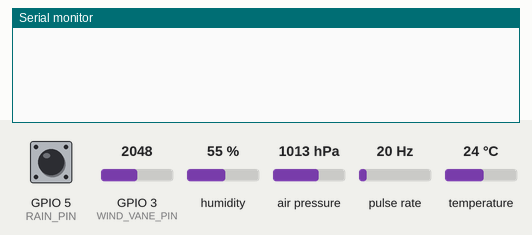
The sketch below on a simulated Seeed XIAO ESP32-C3. Shown: the last lines printed to the serial monitor. Wiring (inferred from the names in the program): pulse sensor: data GPIO 2. The inputs (shaded band) are chosen by the test bench; at power-on: air pressure 1013 hPa, GPIO 3 (WIND_VANE_PIN) = 2048, GPIO 5 (RAIN_PIN) HIGH, humidity 55 %, pulse rate 20 Hz, temperature 24 °C. WiFi joins after 1.5 s; servers stay silent unless stated; no MQTT or app messages arrive unless stated; not simulated (calls return 0 or success): secrets.h. At 5.2 s the program puts the board to deep sleep or switches it off; the recording ends there.

Above: at 0.8 s.
0.9 s: air pressure set to 952 hPa
At 2.4 s:
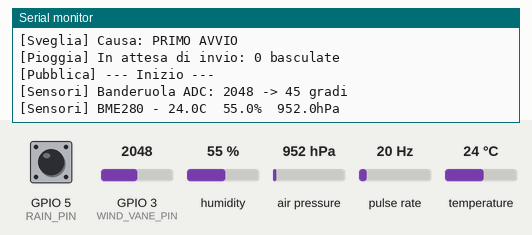
At 4.7 s:
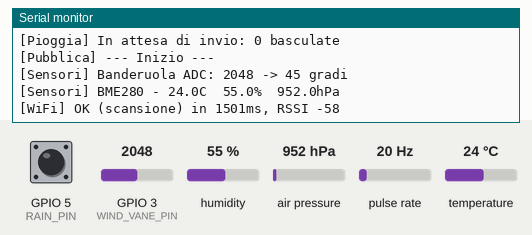

Measured:
- after the input at 0.9 s, the serial monitor: prints a new line after 1.1 s (image 1)

The sketch:

stazione_meteov1.0.1.ino
```cpp
/*
  ESP32-C3 (XIAO) - Stazione meteo solare (deep sleep)
  -----------------------------------------------------
  Novita' rispetto alla versione precedente:
   1. Backoff su errore WiFi/MQTT (60s, 2m, 5m, 10m, 15m) invece del
      retry ogni secondo.
   2. Watchdog software (esp_timer): se la fase sveglia dura piu' di
      WATCHDOG_SEC, il chip va in deep sleep forzato con backoff.
   3. Pluviometro: interrupt attivo per TUTTA la fase sveglia, contatore
      in RTC memory, pubblicazione con sottrazione dello snapshot
      (nessuna basculata persa durante WiFi/MQTT).
   4. Anemometro campionato MENTRE si connette il WiFi, con durata
      misurata realmente.
   5. WiFi veloce: canale + BSSID salvati in RTC e IP statico.

  Librerie: PubSubClient, ArduinoJson (v7), Adafruit BME280 + Unified Sensor
*/

#include <WiFi.h>
#include <PubSubClient.h>
#include <ArduinoJson.h>
#include <Wire.h>
#include <Adafruit_Sensor.h>
#include <Adafruit_BME280.h>
#include "driver/gpio.h"
#include "esp_sleep.h"
#include "esp_system.h"
#include "esp_timer.h"
#include <sys/time.h>
#include "secrets.h"

// Definito qui in alto: l'Arduino IDE genera i prototipi delle funzioni prima del
// primo codice, quindi un tipo usato come valore di ritorno deve essere gia' noto.
struct VaneReading { int adcValue; int degrees; };

// Metti 0 in produzione: niente Serial, niente delay di debug
#define DEBUG 1
#if DEBUG
  #define LOG(...) Serial.printf(__VA_ARGS__)
#else
  #define LOG(...)
#endif

// ---------- CONFIGURAZIONE DA MODIFICARE ----------


// IP statico: velocizza molto la connessione (niente DHCP)
const bool  USE_STATIC_IP = true;
IPAddress STATIC_IP(192, 168, 1, 254);
IPAddress GATEWAY  (192, 168, 1, 1);
IPAddress SUBNET   (255, 255, 255, 0);
IPAddress DNS      (192, 168, 1, 1);

const char* MQTT_HOST     = "192.168.1.11";
const int   MQTT_PORT     = 1883;
const char* MQTT_USER     = "esp32";


const char* DEVICE_ID = "esp32_meteo";
const char* FW_VERSION = "1.0.1";   // aggiornala a ogni build

// Intervallo di pubblicazione (900 = 15 minuti; metti 30 solo per i test)
const uint32_t PUBLISH_INTERVAL_SEC = 30;

// Backoff dopo un fallimento di WiFi/MQTT (secondi), poi resta sull'ultimo
const uint32_t BACKOFF_SEC[] = { 60, 120, 300, 600, 900 };
const int      BACKOFF_STEPS = sizeof(BACKOFF_SEC) / sizeof(BACKOFF_SEC[0]);

// Se la fase sveglia supera questo tempo, si forza il deep sleep
const uint32_t WATCHDOG_SEC = 40;

// Finestra minima di campionamento del vento (il WiFi gira in parallelo)
const uint32_t WIND_MIN_MS = 3000;

// Quota della stazione sul livello del mare, in metri (per la pressione ridotta)
const float ALTITUDE_M = 0.0;   // <-- METTI LA TUA QUOTA

// Pin (etichette XIAO ESP32-C3)
#define RAIN_PIN        5    // D3 - RTC-capable, sveglia dal deep sleep
#define WIND_PIN        2    // D0 - impulsi anemometro
#define WIND_VANE_PIN   3    // D1 - ADC banderuola (punto centrale del partitore)
#define VANE_POWER_PIN  10   // D10 - alimenta il partitore solo durante la lettura
#define I2C_SDA_PIN     6    // D4
#define I2C_SCL_PIN     7    // D5

// Tempo di assestamento del partitore dopo l'accensione (alza a 20 se il cavo e' lungo)
const uint32_t VANE_SETTLE_MS = 20;

// Calibrazione (valori tipici SparkFun/Argent, DA VERIFICARE)
const float WIND_KMH_PER_PULSE_PER_SEC = 2.4;
const float RAIN_MM_PER_TIP            = 0.2794;
// ----------------------------------------------------

WiFiClient espClient;
PubSubClient mqtt(espClient);
Adafruit_BME280 bme;

String dataTopic         = String(DEVICE_ID) + "/data";

// ---------- Stato che sopravvive al deep sleep ----------
RTC_DATA_ATTR volatile uint32_t rainPulses = 0;      // basculate non ancora pubblicate
RTC_DATA_ATTR volatile uint32_t rainTotalPulses = 0; // totale cumulativo (mai azzerato)
RTC_DATA_ATTR int64_t  lastPublishUs = 0;            // ultima pubblicazione riuscita (per la media)
RTC_DATA_ATTR volatile int64_t lastTipRtcUs = 0;     // istante dell'ultima basculata
RTC_DATA_ATTR volatile int64_t minTipIntervalUs = INT64_MAX; // intervallo minimo tra due basculate (per l'intensita' di picco)
RTC_DATA_ATTR int64_t  nextAttemptUs = 0;            // quando tentare la prossima pubblicazione
RTC_DATA_ATTR uint32_t seq = 0;                      // numero di sequenza delle pubblicazioni riuscite
RTC_DATA_ATTR bool     wdtFired = false;             // il watchdog software ha forzato lo sleep
RTC_DATA_ATTR char     pendingReset[16] = "";        // causa di reset ancora da comunicare
RTC_DATA_ATTR uint8_t  failCount = 0;                // fallimenti consecutivi
RTC_DATA_ATTR uint8_t  wifiBssid[6];
RTC_DATA_ATTR uint8_t  wifiChannel = 0;
RTC_DATA_ATTR bool     wifiSaved = false;

// ---------- ISR ----------
// Anemometro: totale impulsi + conteggio per ogni secondo (per la raffica)
const int WIND_BUCKETS = 16;                  // finestra massima coperta: 16 s
volatile uint32_t windPulsesSample = 0;
volatile uint16_t windBuckets[WIND_BUCKETS];
volatile uint32_t windStartUs = 0;
volatile uint32_t lastRainUs = 0;

void IRAM_ATTR onWindPulse() {
  windPulsesSample++;
  uint32_t idx = (micros() - windStartUs) / 1000000UL;
  if (idx < WIND_BUCKETS) windBuckets[idx]++;
}

// Differenza RTC_time - esp_timer al boot: permette di avere nell'ISR un
// orologio coerente con quello che sopravvive al deep sleep
volatile int64_t rtcOffsetUs = 0;

// Registra l'istante di una basculata e tiene l'intervallo minimo
inline void IRAM_ATTR registerTipTime(int64_t nowRtcUs) {
  if (lastTipRtcUs > 0) {
    int64_t dt = nowRtcUs - lastTipRtcUs;
    if (dt > 50000 && dt < minTipIntervalUs) minTipIntervalUs = dt;
  }
  lastTipRtcUs = nowRtcUs;
}

void IRAM_ATTR onRainPulse() {
  uint32_t now = micros();
  if (now - lastRainUs > 50000) {   // debounce 50 ms
    rainPulses++;
    rainTotalPulses++;
    lastRainUs = now;
    registerTipTime(rtcOffsetUs + esp_timer_get_time());
  }
}

esp_timer_handle_t watchdogTimer = nullptr;

// ---------- Utilita' ----------
int64_t getRtcTimeUs() {
  struct timeval tv;
  gettimeofday(&tv, nullptr);
  return (int64_t)tv.tv_sec * 1000000LL + (int64_t)tv.tv_usec;
}

uint32_t backoffSeconds() {
  int idx = (int)failCount - 1;
  if (idx < 0) idx = 0;
  if (idx >= BACKOFF_STEPS) idx = BACKOFF_STEPS - 1;
  return BACKOFF_SEC[idx];
}

// ---------- Banderuola ----------
VaneReading vaneTable[16] = {
  { 952,   0 }, {2472,  23 }, {2250,  45 }, {3760,  68 },
  {3723,  90 }, {3831, 113 }, {3357, 135 }, {3589, 158 },
  {2946, 180 }, {3116, 203 }, {1575, 225 }, {1698, 248 },
  { 315, 270 }, { 786, 293 }, { 445, 315 }, {1053, 338 }
};

VaneReading readWindVane() {
  // Alimenta il partitore, aspetta che si assesti, legge, poi lo spegne
  pinMode(VANE_POWER_PIN, OUTPUT);
  digitalWrite(VANE_POWER_PIN, HIGH);
  delay(VANE_SETTLE_MS);

  analogSetAttenuation(ADC_11db);
  uint32_t sum = 0;
  for (int i = 0; i < 8; i++) { sum += analogRead(WIND_VANE_PIN); delayMicroseconds(200); }
  int raw = sum / 8;

  digitalWrite(VANE_POWER_PIN, LOW);   // nessuna corrente nel partitore fino alla prossima lettura

  int bestDelta = 99999;
  VaneReading best = vaneTable[0];
  for (int i = 0; i < 16; i++) {
    int delta = abs(raw - vaneTable[i].adcValue);
    if (delta < bestDelta) { bestDelta = delta; best = vaneTable[i]; }
  }
  LOG("[Sensori] Banderuola ADC: %d -> %d gradi\n", raw, best.degrees);
  return best;
}

// ---------- Deep sleep ----------
// Unico punto di ingresso in deep sleep. Chiamabile anche dal watchdog.
void enterDeepSleep(int64_t sleepUs) {
  if (sleepUs < 1000000LL) sleepUs = 1000000LL;   // minimo 1 s

  // Aspetta che il reed si riapra (l'interrupt e' ancora attivo, quindi
  // eventuali rimbalzi vengono contati): evita il doppio conteggio al wake.
  unsigned long t = millis();
  while (digitalRead(RAIN_PIN) == LOW && millis() - t < 200) delay(2);

  detachInterrupt(digitalPinToInterrupt(RAIN_PIN));

  pinMode(RAIN_PIN, INPUT_PULLUP);
  esp_err_t err = esp_deep_sleep_enable_gpio_wakeup(1ULL << RAIN_PIN, ESP_GPIO_WAKEUP_GPIO_LOW);
  LOG("[SLEEP] GPIO wake config: %s, pin=%d livello=%d\n", esp_err_to_name(err), RAIN_PIN, digitalRead(RAIN_PIN));
  esp_sleep_enable_timer_wakeup((uint64_t)sleepUs);

  LOG("[Sleep] Deep sleep per max %llds (prima se piove)\n", sleepUs / 1000000LL);
#if DEBUG
  Serial.flush();
#endif
  esp_deep_sleep_start();
}

// Imposta il prossimo tentativo dopo un fallimento e dorme
void scheduleRetryAndSleep() {
  failCount++;
  uint32_t wait = backoffSeconds();
  nextAttemptUs = getRtcTimeUs() + (int64_t)wait * 1000000LL;
  LOG("[Retry] Fallimento #%u, riprovo tra %us\n", failCount, wait);
  enterDeepSleep((int64_t)wait * 1000000LL);
}

// Dorme fino alla prossima pubblicazione gia' programmata
void sleepUntilNextAttempt() {
  int64_t remainingUs = nextAttemptUs - getRtcTimeUs();
  // Protezione: se l'orologio e' andato fuori fase, ricomincia da un intervallo
  int64_t maxUs = (int64_t)((PUBLISH_INTERVAL_SEC > 900 ? PUBLISH_INTERVAL_SEC : 900)) * 1000000LL;
  if (remainingUs > maxUs) remainingUs = (int64_t)PUBLISH_INTERVAL_SEC * 1000000LL;
  enterDeepSleep(remainingUs);
}

// ---------- Watchdog ----------
void watchdogCallback(void*) {
  LOG("[WATCHDOG] Fase sveglia troppo lunga, forzo deep sleep\n");
  wdtFired = true;
  scheduleRetryAndSleep();
}

void startWatchdog() {
  esp_timer_create_args_t args = {};
  args.callback = &watchdogCallback;
  args.name = "awake_wdt";
  esp_timer_create(&args, &watchdogTimer);
  esp_timer_start_once(watchdogTimer, (uint64_t)WATCHDOG_SEC * 1000000ULL);
}

void stopWatchdog() {
  if (watchdogTimer) esp_timer_stop(watchdogTimer);
}

// ---------- WiFi / MQTT ----------
bool connectWiFiFast() {
  WiFi.persistent(false);
  WiFi.mode(WIFI_STA);
  if (USE_STATIC_IP) WiFi.config(STATIC_IP, GATEWAY, SUBNET, DNS);

  for (int attempt = 0; attempt < 2; attempt++) {
    bool fast = (wifiSaved && attempt == 0);
    if (fast) WiFi.begin(WIFI_SSID, WIFI_PASSWORD, wifiChannel, wifiBssid, true);
    else      WiFi.begin(WIFI_SSID, WIFI_PASSWORD);

    unsigned long t = millis();
    while (WiFi.status() != WL_CONNECTED && millis() - t < 8000) delay(10);

    if (WiFi.status() == WL_CONNECTED) {
      memcpy(wifiBssid, WiFi.BSSID(), 6);
      wifiChannel = WiFi.channel();
      wifiSaved = true;
      LOG("[WiFi] OK (%s) in %lums, RSSI %d\n", fast ? "veloce" : "scansione",
          millis() - t, WiFi.RSSI());
      return true;
    }
    // il BSSID salvato non vale piu': riprova con scansione completa
    wifiSaved = false;
    WiFi.disconnect();
    if (!fast) break;   // la scansione completa e' gia' stata provata
  }
  LOG("[WiFi] FALLITO\n");
  return false;
}

bool connectMQTT() {
  mqtt.setServer(MQTT_HOST, MQTT_PORT);
  mqtt.setSocketTimeout(5);
  mqtt.setBufferSize(512);   // il default (256) e' troppo piccolo per il payload
  for (int i = 0; i < 3 && !mqtt.connected(); i++) {
    mqtt.connect(DEVICE_ID, MQTT_USER, MQTT_PASSWORD);
    if (!mqtt.connected()) delay(500);
  }
  LOG(mqtt.connected() ? "[MQTT] OK\n" : "[MQTT] FALLITO (rc=%d)\n", mqtt.state());
  return mqtt.connected();
}

// ---------- Ciclo completo. Ritorna true se la pubblicazione e' riuscita ----------
bool readAndPublish() {
  LOG("\n[Pubblica] --- Inizio ---\n");

  // 1) Sensori veloci prima di accendere la radio
  VaneReading vane = readWindVane();

  float temperature = NAN, humidity = NAN, pressure = NAN;
  Wire.begin(I2C_SDA_PIN, I2C_SCL_PIN);
  if (bme.begin(0x76) || bme.begin(0x77)) {
    bme.setSampling(Adafruit_BME280::MODE_FORCED,
                    Adafruit_BME280::SAMPLING_X1,
                    Adafruit_BME280::SAMPLING_X1,
                    Adafruit_BME280::SAMPLING_X1,
                    Adafruit_BME280::FILTER_OFF);
    bme.takeForcedMeasurement();
    temperature = bme.readTemperature();
    humidity    = bme.readHumidity();
    pressure    = bme.readPressure() / 100.0F;
    LOG("[Sensori] BME280 - %.1fC  %.1f%%  %.1fhPa\n", temperature, humidity, pressure);
  } else {
    LOG("[Sensori] ATTENZIONE: BME280 non trovato\n");
  }

  // 2) Vento: l'interrupt conta mentre il WiFi si connette
  windPulsesSample = 0;
  for (int i = 0; i < WIND_BUCKETS; i++) windBuckets[i] = 0;
  windStartUs = micros();
  pinMode(WIND_PIN, INPUT_PULLUP);
  attachInterrupt(digitalPinToInterrupt(WIND_PIN), onWindPulse, FALLING);
  uint32_t t0 = millis();

  bool wifiOk = connectWiFiFast();

  while (millis() - t0 < WIND_MIN_MS) delay(10);       // finestra minima
  uint32_t dtMs = millis() - t0;
  detachInterrupt(digitalPinToInterrupt(WIND_PIN));
  uint32_t windPulses = windPulsesSample;

  float windSpeedKmh = (windPulses / (dtMs / 1000.0f)) * WIND_KMH_PER_PULSE_PER_SEC;

  // Raffica: massimo su sotto-finestre di 1 s complete
  uint32_t fullSec = dtMs / 1000;
  if (fullSec > WIND_BUCKETS) fullSec = WIND_BUCKETS;
  uint16_t maxBucket = 0;
  for (uint32_t i = 0; i < fullSec; i++) {
    if (windBuckets[i] > maxBucket) maxBucket = windBuckets[i];
  }
  float windGustKmh = maxBucket * WIND_KMH_PER_PULSE_PER_SEC;
  if (windGustKmh < windSpeedKmh) windGustKmh = windSpeedKmh;   // la raffica non scende sotto la media
  LOG("[Sensori] Vento - %u impulsi in %ums -> media %.1f km/h, raffica %.1f km/h\n",
      windPulses, dtMs, windSpeedKmh, windGustKmh);

  if (!wifiOk || !connectMQTT()) return false;

  // 3) Pioggia: snapshot (l'interrupt continua a contare in background)
  noInterrupts();
  uint32_t sent  = rainPulses;
  uint32_t total = rainTotalPulses;
  int64_t  snapMinTip = minTipIntervalUs;
  minTipIntervalUs = INT64_MAX;          // riparte da zero per il prossimo intervallo
  interrupts();
  float rainMm      = sent  * RAIN_MM_PER_TIP;
  float rainTotalMm = total * RAIN_MM_PER_TIP;
  LOG("[Sensori] Pioggia - %u basculate -> %.2f mm (totale %.2f mm)\n", sent, rainMm, rainTotalMm);

  // Intensita' pioggia (mm/h)
  //  - media: pioggia dall'ultima pubblicazione riuscita / ore trascorse
  //  - picco: dalla coppia di basculate piu' ravvicinata nell'intervallo
  float rateAvg = 0, ratePeak = 0;
  if (sent > 0) {
    float hours = (lastPublishUs > 0) ? (getRtcTimeUs() - lastPublishUs) / 3.6e9f : 0;
    if (hours > 1.0f / 60.0f) rateAvg = rainMm / hours;
    if (snapMinTip != INT64_MAX) ratePeak = RAIN_MM_PER_TIP * 3.6e9f / (float)snapMinTip;
    if (ratePeak < rateAvg) ratePeak = rateAvg;   // il picco non scende sotto la media
  }
  LOG("[Sensori] Intensita' pioggia - media %.1f mm/h, picco %.1f mm/h\n", rateAvg, ratePeak);

  // 4) Pubblica
  JsonDocument doc;
  if (!isnan(temperature)) doc["temperature"] = roundf(temperature * 10) / 10.0;
  if (!isnan(humidity))    doc["humidity"]    = roundf(humidity * 10) / 10.0;
  if (!isnan(pressure)) {
    // Pressione ridotta al livello del mare (formula barometrica standard)
    float pressureMsl = pressure / powf(1.0f - (ALTITUDE_M / 44330.0f), 5.255f);
    doc["pressure"]         = roundf(pressureMsl * 10) / 10.0;   // livello del mare
    doc["pressure_station"] = roundf(pressure * 10) / 10.0;      // misurata alla quota della stazione
  }
  doc["wind_speed"]           = roundf(windSpeedKmh * 10) / 10.0;
  doc["wind_gust"]            = roundf(windGustKmh * 10) / 10.0;
  doc["wind_direction"]       = vane.degrees;
  doc["rain"]                 = roundf(rainMm * 100) / 100.0;       // delta dall'ultima pubblicazione
  doc["rain_total"]           = roundf(rainTotalMm * 100) / 100.0;  // cumulativo
  doc["rain_rate"]            = roundf(ratePeak * 10) / 10.0;       // intensita' di picco, mm/h
  doc["rain_rate_avg"]        = roundf(rateAvg * 10) / 10.0;        // intensita' media, mm/h
  doc["rssi"]                 = WiFi.RSSI();
  doc["fail_count"]           = failCount;                          // fallimenti prima di questo invio
  doc["fw"]                   = FW_VERSION;
  doc["seq"]                  = seq;                                // salti = pacchetti persi
  if (pendingReset[0]) doc["reset_reason"] = pendingReset;          // solo finche' non e' stato comunicato

  char buffer[384];
  size_t n = serializeJson(doc, buffer);
  LOG("[MQTT] Payload: %s\n", buffer);

  bool published = mqtt.publish(dataTopic.c_str(), (const uint8_t*)buffer, n, false);
  mqtt.loop();
  delay(50);                       // lascia svuotare il buffer TCP
  mqtt.disconnect();

  if (published) {
    seq++;
    pendingReset[0] = 0;   // causa di reset comunicata
    // Sottrae SOLO cio' che e' stato inviato: le basculate arrivate
    // durante la pubblicazione restano nel contatore.
    noInterrupts();
    rainPulses -= sent;
    interrupts();
    LOG("[Pubblica] OK, restano %u basculate non inviate\n", rainPulses);
  } else {
    // Pubblicazione fallita: non perdere il picco gia' misurato
    noInterrupts();
    if (snapMinTip < minTipIntervalUs) minTipIntervalUs = snapMinTip;
    interrupts();
  }
  return published;
}

// ---------- Setup (tutta la logica gira qui ad ogni wake) ----------
void setup() {
  esp_sleep_wakeup_cause_t cause = esp_sleep_get_wakeup_cause();

  // Pluviometro per primo: meno tempo possibile "ciechi"
  pinMode(RAIN_PIN, INPUT_PULLUP);
  lastRainUs = micros();
  rtcOffsetUs = getRtcTimeUs() - esp_timer_get_time();
  if (cause == ESP_SLEEP_WAKEUP_GPIO) {
    rainPulses++;
    rainTotalPulses++;
    registerTipTime(getRtcTimeUs());   // approssimata: la basculata e' avvenuta poco prima del boot
  }
  attachInterrupt(digitalPinToInterrupt(RAIN_PIN), onRainPulse, FALLING);

  startWatchdog();

  // Causa del reset: si memorizza se anomala e si comunica al primo invio riuscito
  esp_reset_reason_t rr = esp_reset_reason();
  if (wdtFired) {
    strcpy(pendingReset, "AWAKE_WDT");
    wdtFired = false;
  } else {
    switch (rr) {
      case ESP_RST_BROWNOUT: strcpy(pendingReset, "BROWNOUT"); break;
      case ESP_RST_PANIC:    strcpy(pendingReset, "PANIC");    break;
      case ESP_RST_INT_WDT:  strcpy(pendingReset, "INT_WDT");  break;
      case ESP_RST_TASK_WDT: strcpy(pendingReset, "TASK_WDT"); break;
      case ESP_RST_WDT:      strcpy(pendingReset, "WDT");      break;
      case ESP_RST_POWERON:  strcpy(pendingReset, "POWERON");  break;
      default: break;        // DEEPSLEEP (normale) e altri: niente da segnalare
    }
  }

#if DEBUG
  Serial.begin(115200);
  if (cause != ESP_SLEEP_WAKEUP_GPIO) delay(2000);   // solo per vedere il log
  Serial.println("\n==================== WAKE ====================");
  Serial.printf("[Sveglia] Causa: %s\n",
                cause == ESP_SLEEP_WAKEUP_GPIO  ? "PIOGGIA" :
                cause == ESP_SLEEP_WAKEUP_TIMER ? "TIMER" : "PRIMO AVVIO");
  Serial.printf("[Pioggia] In attesa di invio: %u basculate\n", rainPulses);
#endif

  int64_t nowUs = getRtcTimeUs();

  // Dopo un brownout la batteria e' probabilmente debole: NON accendere subito il
  // WiFi (rischio di loop di reset). Si dorme un intervallo e si ritenta.
  if (rr == ESP_RST_BROWNOUT) {
    LOG("[Reset] BROWNOUT: salto la pubblicazione e dormo\n");
    nextAttemptUs = nowUs + (int64_t)PUBLISH_INTERVAL_SEC * 1000000LL;
    stopWatchdog();
    sleepUntilNextAttempt();
  }

  bool firstBoot = (cause == ESP_SLEEP_WAKEUP_UNDEFINED || nextAttemptUs == 0);

  if (firstBoot || nowUs >= nextAttemptUs) {
    if (readAndPublish()) {
      failCount = 0;
      lastPublishUs = getRtcTimeUs();
      nextAttemptUs = getRtcTimeUs() + (int64_t)PUBLISH_INTERVAL_SEC * 1000000LL;
      WiFi.disconnect(true);
      WiFi.mode(WIFI_OFF);
      stopWatchdog();
      sleepUntilNextAttempt();
    } else {
      WiFi.disconnect(true);
      WiFi.mode(WIFI_OFF);
      stopWatchdog();
      scheduleRetryAndSleep();   // backoff progressivo
    }
  } else {
    LOG("[Timing] Non ancora ora di pubblicare, torno a dormire\n");
    stopWatchdog();
    sleepUntilNextAttempt();
  }
}

void loop() {
  // Non usato
}
```
